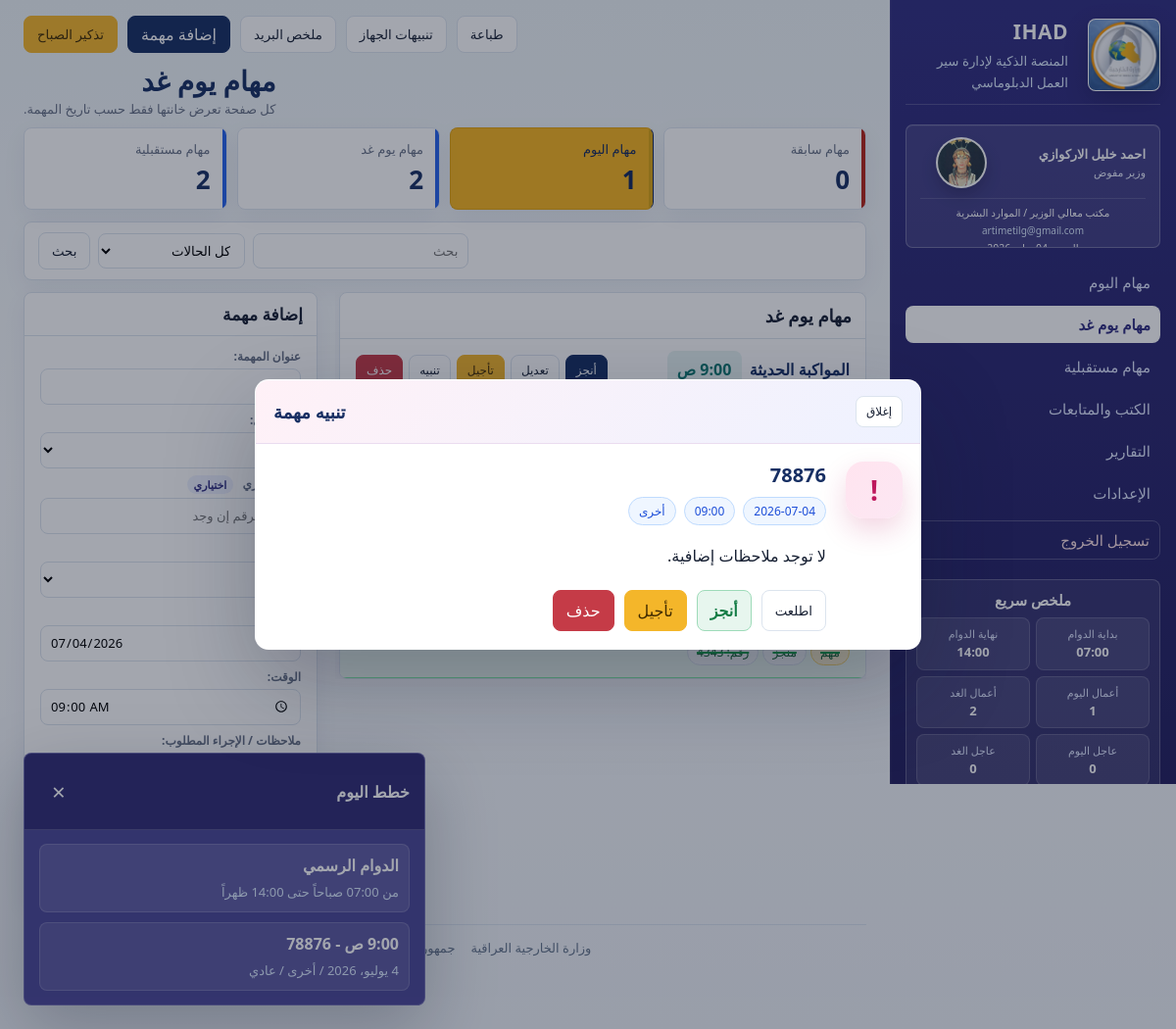
The page /tasks/?section=tomorrow (signed in) on the database its author committed.
### accounts/models.py (models this page shows, shortened)
class UserProfile(models.Model):
    class Role(models.TextChoices):
        ADMIN = 'ADMIN', 'Admin'
        DIRECTOR = 'DIRECTOR', 'Director'
        SECTION_HEAD = 'SECTION_HEAD', 'Section Head'
        EMPLOYEE = 'EMPLOYEE', 'Employee'
        VIEWER = 'VIEWER', 'Viewer'
    user = models.OneToOneField(settings.AUTH_USER_MODEL, on_delete=models.CASCADE, related_name='profile')
    role = models.CharField(max_length=20, choices=Role.choices, default=Role.EMPLOYEE)
    full_name = models.CharField(max_length=150)
    department = models.CharField(max_length=150)
    section = models.CharField(max_length=150, blank=True)
    job_title = models.CharField(max_length=150, blank=True)
    email_for_alerts = models.EmailField(blank=True)
    photo = models.ImageField(upload_to='profiles/', blank=True, null=True)
    first_school = models.CharField(max_length=150, blank=True)
    birth_city = models.CharField(max_length=150, blank=True)
    created_at = models.DateTimeField(auto_now_add=True)

### planner/models.py (models this page shows, shortened)
class Task(models.Model):
    class Type(models.TextChoices):
        REVIEW = 'REVIEW', 'مطالعة'
        INCOMING = 'INCOMING', 'كتاب وارد'
        OUTGOING = 'OUTGOING', 'كتاب صادر'
        CIRCULAR = 'CIRCULAR', 'إعمام'
        DELIBERATION = 'DELIBERATION', 'مداولة'
        FOLLOWUP = 'FOLLOWUP', 'متابعة'
        MEETING = 'MEETING', 'اجتماع'
        CALL = 'CALL', 'اتصال'
        OTHER = 'OTHER', 'أخرى'
    class Priority(models.TextChoices):
        NORMAL = 'NORMAL', 'عادي'
        IMPORTANT = 'IMPORTANT', 'مهم'
        URGENT = 'URGENT', 'عاجل'
    class Status(models.TextChoices):
        OPEN = 'OPEN', 'مفتوح'
        DONE = 'DONE', 'منجز'
        DEFERRED = 'DEFERRED', 'مؤجل'
        OVERDUE = 'OVERDUE', 'متأخر'
        CANCELLED = 'CANCELLED', 'ملغاة'
    user = models.ForeignKey(settings.AUTH_USER_MODEL, on_delete=models.CASCADE, related_name='tasks')
    title = models.CharField(max_length=220)
    task_type = models.CharField(max_length=24, choices=Type.choices, default=Type.OTHER)
    reference_number = models.CharField(max_length=80, blank=True)
    priority = models.CharField(max_length=20, choices=Priority.choices, default=Priority.NORMAL)
    status = models.CharField(max_length=20, choices=Status.choices, default=Status.OPEN)
    due_date = models.DateField(default=timezone.localdate)
    due_time = models.TimeField(default=time(9, 0))
    notes = models.TextField(blank=True)
    created_at = models.DateTimeField(auto_now_add=True)
    updated_at = models.DateTimeField(auto_now=True)
    class Meta:
        ordering = ['due_date', 'due_time', '-created_at']

### planner/views.py (the view)
# urls.py: path('', views.task_list, name='tasks'),
@login_required
def task_list(request):
    qs, q, status = _filtered_tasks(request)
    active_section = request.GET.get('section', 'today')
    if active_section not in ['past', 'today', 'tomorrow', 'future']:
        active_section = 'today'
    groups = _categorized_tasks(qs)
    book_count = qs.filter(task_type__in=OFFICIAL_TASK_TYPES).count()
    meeting_count = qs.filter(task_type=Task.Type.MEETING).count()
    return render(request, 'tasks.html', {
        'form': TaskForm(),
        'q': q,
        'status': status,
        'task_groups': groups,
        'active_section': active_section,
        'active_tasks': groups[active_section],
        'today_count': groups['today'].count(),
        'tomorrow_count': groups['tomorrow'].count(),
        'past_count': groups['past'].count(),
        'future_count': groups['future'].count(),
        'done_count': qs.filter(status=Task.Status.DONE).count(),
        'book_count': book_count,
        'meeting_count': meeting_count,
    })

### planner/forms.py
class TaskForm(forms.ModelForm):
    class Meta:
        model = Task
        fields = ('title', 'task_type', 'reference_number', 'priority', 'due_date', 'due_time', 'notes')
        widgets = {
            'due_date': forms.DateInput(attrs={'type': 'date'}),
            'due_time': forms.TimeInput(attrs={'type': 'time'}),
        }
        labels = {
            'title': 'عنوان المهمة',
            'task_type': 'نوع العمل',
            'reference_number': 'رقم الكتاب إن وجد',
            'priority': 'الأولوية',
            'due_date': 'التاريخ',
            'due_time': 'الوقت',
            'notes': 'ملاحظات / الإجراء المطلوب',
        }

### accounts/utils.py (called while the page is built, shortened)
def profile_for(user):
    return getattr(user, 'profile', None)

def role_for(user):
    if user.is_superuser:
        return UserProfile.Role.ADMIN
    profile = profile_for(user)
    return profile.role if profile else UserProfile.Role.EMPLOYEE

def visible_users(user):
    User = get_user_model()
    role = role_for(user)
    profile = profile_for(user)
    if role == UserProfile.Role.ADMIN:
        return User.objects.all()

def restrict_queryset(queryset, user):
    return queryset.filter(user__in=visible_users(user))

### planner/views.py (called while the page is built)
def _base_tasks(user):
    return restrict_queryset(Task.objects.all(), user)

def _categorized_tasks(qs):
    today = timezone.localdate()
    tomorrow = today + timedelta(days=1)
    return {
        'past': qs.filter(due_date__lt=today),
        'today': qs.filter(due_date=today),
        'tomorrow': qs.filter(due_date=tomorrow),
        'future': qs.filter(due_date__gt=tomorrow),
    }

def _filtered_tasks(request):
    qs = _base_tasks(request.user)
    q = request.GET.get('q', '').strip()
    status = request.GET.get('status', '')
    if q:
        qs = qs.filter(Q(title__icontains=q) | Q(notes__icontains=q) | Q(reference_number__icontains=q))
    if status:
        qs = qs.filter(status=status)
    return qs, q, status

### templates/tasks.html (shortened to what this page needs)
{% extends 'base.html' %}
{% block content %}
<div class="top page-title-row">
  <div>
    <h1>{% if active_section == 'past' %}مهام سابقة{% elif active_section == 'tomorrow' %}مهام يوم غد{% elif active_section == 'future' %}مهام مستقبلية{% else %}مهام اليوم{% endif %}</h1>
    <p>كل صفحة تعرض خانتها فقط حسب تاريخ المهمة.</p>
  </div>
</div>
<div class="stats dashboard-stats task-order-rtl">
  <a class="stat red stat-link" href="{% url 'planner:tasks' %}?section=past"><span>مهام سابقة</span><strong>{{ past_count }}</strong></a>
  <a class="stat gold stat-link task-stat-today" href="{% url 'planner:tasks' %}?section=today"><span>مهام اليوم</span><strong>{{ today_count }}</strong></a>
  <a class="stat blue stat-link" href="{% url 'planner:tasks' %}?section=tomorrow"><span>مهام يوم غد</span><strong>{{ tomorrow_count }}</strong></a>
  <a class="stat blue stat-link" href="{% url 'planner:tasks' %}?section=future"><span>مهام مستقبلية</span><strong>{{ future_count }}</strong></a>
</div>
<div class="panel filter-panel">
  <form method="get" class="sort-row">
    <input name="q" value="{{ q }}" placeholder="بحث">
    <select name="status">
      <option value="">كل الحالات</option>
    </select>
    <button class="btn">بحث</button>
  </form>
</div>
<div class="grid tasks-grid">
  <section class="tasks-stack">
    {% if active_section == 'past' %}
      {% include 'tasks_section.html' with section_id='past' title='مهام سابقة' tasks=active_tasks empty='لا توجد مهام سابقة.' %}
    {% elif active_section == 'tomorrow' %}
      {% include 'tasks_section.html' with section_id='tomorrow' title='مهام يوم غد' tasks=active_tasks empty='لا توجد مهام ليوم غد.' %}
    {% elif active_section == 'future' %}
      {% include 'tasks_section.html' with section_id='future' title='مهام مستقبلية' tasks=active_tasks empty='لا توجد مهام مستقبلية.' %}
    {% else %}
      {% include 'tasks_section.html' with section_id='today' title='مهام اليوم' tasks=active_tasks empty='لا توجد مهام لهذا اليوم.' %}
    {% endif %}
  </section>
  <section class="panel side-form">
    <div class="head"><h3>{% if editing %}تعديل مهمة{% else %}إضافة مهمة{% endif %}</h3></div>
    <form method="post" action="{% if editing %}{% url 'planner:task_edit' editing.pk %}{% else %}{% url 'planner:task_add' %}{% endif %}" class="form-box inline">
      {{ form.as_p }}
      <button class="primary">{% if editing %}حفظ التعديل{% else %}حفظ المهمة{% endif %}</button>
    </form>
  </section>
</div>
{% endblock %}

### templates/base.html (shortened to what this page needs)
{% load static %}<!doctype html>
<html lang="ar" dir="rtl">
<head>
  <link rel="stylesheet" href="{% static 'css/app.css' %}?v=20260630-2325">
</head>
<body>
{% if user.is_authenticated %}
<div class="app-shell">
  <aside class="side mofa-side">
    <div class="brand vertical-brand">
      <img src="{% static 'img/logo.jpg' %}" alt="وزارة الخارجية">
      <div><h3>IHAD</h3><small>المنصة الذكية لإدارة سير العمل الدبلوماسي</small></div>
    </div>
    {% if current_profile %}
    <div class="employee-card employee-card-clean">
      <div class="employee-topline">
        <div class="employee-text">
          <strong>{{ current_profile.full_name }}</strong>
          <span>{{ current_profile.job_title|default:'العنوان الوظيفي غير محدد' }}</span>
        </div>
        {% if current_profile.photo %}<img src="{{ current_profile.photo.url }}" alt="الصورة الشخصية" class="profile-photo">{% else %}<div class="profile-avatar">ش</div>{% endif %}
      </div>
      <div class="employee-details">
        <span>{{ current_profile.department }}{% if current_profile.section %} / {{ current_profile.section }}{% endif %}</span>
        {% if current_profile.email_for_alerts %}<span>{{ current_profile.email_for_alerts }}</span>{% endif %}
        <span>{{ current_date|date:'l d F Y' }}</span>
      </div>
    </div>
    {% endif %}
    <nav class="nav-menu">
      {% with active_section=request.GET.section|default:'today' active_namespace=request.resolver_match.namespace active_url=request.resolver_match.url_name %}
      <a href="{% url 'planner:tasks' %}?section=today" class="{% if active_namespace == 'planner' and active_section == 'today' %}active-nav{% endif %}">مهام اليوم</a>
      <a href="{% url 'planner:tasks' %}?section=tomorrow" class="{% if active_namespace == 'planner' and active_section == 'tomorrow' %}active-nav{% endif %}">مهام يوم غد</a>
      {% if quick_summary.future_count %}<a href="{% url 'planner:tasks' %}?section=future" class="{% if active_namespace == 'planner' and active_section == 'future' %}active-nav{% endif %}">مهام مستقبلية</a>{% endif %}
      <a href="{% url 'books:books' %}" class="{% if active_namespace == 'books' %}active-nav{% endif %}">الكتب والمتابعات</a>
      <a href="{% url 'reports:reports' %}" class="{% if active_namespace == 'reports' %}active-nav{% endif %}">التقارير</a>
      <a href="{% url 'settings' %}" class="{% if active_url == 'settings' %}active-nav{% endif %}">الإعدادات</a>
      <a href="{% url 'accounts:logout' %}" class="logout-nav" onclick="return confirmLogout(event, this.href)">تسجيل الخروج</a>
      {% endwith %}
    </nav>
    {% if quick_summary %}
    <section class="quick-summary compact-summary">
      <strong>ملخص سريع</strong>
      <div class="mini-grid">
        <span>بداية الدوام<br><b>{{ quick_summary.work_start }}</b></span>
        <span>نهاية الدوام<br><b>{{ quick_summary.work_end }}</b></span>
        <span>أعمال اليوم<br><b>{{ quick_summary.today_count }}</b></span>
        <span>أعمال الغد<br><b>{{ quick_summary.tomorrow_count }}</b></span>
        <span>عاجل اليوم<br><b>{{ quick_summary.urgent_today }}</b></span>
        <span>عاجل الغد<br><b>{{ quick_summary.urgent_tomorrow }}</b></span>
      </div>
    </section>
    {% endif %}
  </aside>
  <main class="main">
    <div class="toolbar top-actions">
      <button class="btn gold" type="button" onclick="showStartupPanel()">تذكير الصباح</button>
      <a class="btn primary" href="{% url 'planner:tasks' %}">إضافة مهمة</a>
      <button class="btn" type="button" onclick="showMailSummary()">ملخص البريد</button>
      <button class="btn" type="button" onclick="enableDeviceNotifications()">تنبيهات الجهاز</button>
      <button class="btn" type="button" onclick="window.print()">طباعة</button>
    </div>
    {% block content %}{% endblock %}
    <footer class="ihad-main-footer"><span>وزارة الخارجية العراقية</span><span>جمهورية العراق</span><span>الإصدار 2.2</span></footer>
  </main>
</div>
<div class="planner-alert-backdrop" id="plannerAlert" aria-hidden="true">
  <section class="planner-alert-dialog">
    <div class="planner-alert-head"><button type="button" class="btn small" data-alert-close>إغلاق</button><h3 id="alertTitle">تنبيه</h3></div>
    <div class="planner-alert-body"><div class="alert-card"><div class="alert-icon" id="alertIcon">!</div><div class="alert-main"><h4 id="alertItemTitle"></h4><div class="alert-meta"><span id="alertDate"></span><span id="alertTime"></span><span id="alertMeta"></span></div><p id="alertNotes"></p><div class="toolbar alert-actions"><button type="button" class="btn" data-alert-close>اطلعت</button><a class="btn green" id="alertDone" href="#">أنجز</a><a class="btn gold" id="alertDefer" href="#">تأجيل</a><a class="btn danger" id="alertDelete" href="#">حذف</a></div></div></div></div>
  </section>
</div>
<section class="startup-panel" id="startupPanel">
  <div class="startup-head"><strong>خطط اليوم</strong><button type="button" aria-label="إغلاق" onclick="hideStartupPanel()">×</button></div>
  <div class="startup-body">
    <div class="startup-item official"><strong>الدوام الرسمي</strong><span>من 07:00 صباحاً حتى 14:00 ظهراً</span></div>
    {% for task in startup_tasks %}<div class="startup-item"><strong>{{ task.due_time }} - {{ task.title }}</strong><span>{{ task.due_date }} / {{ task.get_task_type_display }} / {{ task.get_priority_display }}</span></div>{% empty %}<div class="startup-item"><strong>لا توجد مهام حالية</strong><span>يمكنك إضافة مهام اليوم من صفحة مهام اليوم.</span></div>{% endfor %}
  </div>
</section>
{% else %}
  {% block auth_content %}{% endblock %}
{% endif %}
</body>
</html>

### templates/tasks_section.html
<section class="panel task-section" id="{{ section_id }}">
  <div class="head"><h3>{{ title }}</h3></div>
  {% for task in tasks %}
  <div class="task-card {% if task.status == 'DONE' %}task-done{% endif %}">
    <div class="task-main">
      <div class="task-title"><strong>{{ task.title }}</strong><span class="time-pill">{{ task.due_time }}</span></div>
      <p>{{ task.notes|default:'لا توجد ملاحظات إضافية.' }}</p>
      <span class="pill">{{ task.get_task_type_display }}</span>
      <span class="pill datepill">{{ task.due_date }}</span>
      <span class="pill {{ task.priority|lower }}">{{ task.get_priority_display }}</span>
      <span class="pill">{{ task.get_status_display }}</span>
      {% if task.reference_number %}<span class="pill">رقم: {{ task.reference_number }}</span>{% endif %}
    </div>
    <div class="task-actions">
      <a class="btn primary small" href="{% url 'planner:task_done' task.pk %}">أنجز</a>
      <a class="btn small" href="{% url 'planner:task_edit' task.pk %}?next={{ request.get_full_path|urlencode }}">تعديل</a>
      <a class="btn gold small" href="{% url 'planner:task_defer' task.pk %}">تأجيل</a>
      <button class="btn small" type="button" onclick="showPlannerAlertFromButton(this)" data-kind="task" data-key="manual-task-{{ task.pk }}" data-title="{{ task.title|escape }}" data-date="{{ task.due_date|date:'Y-m-d' }}" data-time="{{ task.due_time|time:'H:i' }}" data-meta="{{ task.get_task_type_display|escape }}" data-notes="{{ task.notes|default:'لا توجد ملاحظات إضافية.'|escape }}" data-done-url="{% url 'planner:task_done' task.pk %}" data-defer-url="{% url 'planner:task_defer' task.pk %}" data-delete-url="{% url 'planner:task_delete' task.pk %}">تنبيه</button>
      <a class="btn danger small" href="{% url 'planner:task_delete' task.pk %}">حذف</a>
    </div>
  </div>
  {% empty %}<div class="content">{{ empty }}</div>{% endfor %}
</section>

### rows shown on the page
UserProfile: full_name "احمد خليل الاركوازي", job_title "وزير مفوض", photo (picture), department "مكتب معالي الوزير", section "الموارد البشرية", email_for_alerts "artimetilg@gmail.com"
Task: title "المواكبة الحديثة", due_time "9:00 ص"
Task: priority "مهم", status "منجز", reference_number "4343"
Task: due_time "9:00 ص", title "78876", due_date "4 يوليو، 2026", task_type "أخرى", priority "عادي"

### other values the page prints
{{ quick_summary.work_start }} "07:00"
{{ quick_summary.work_end }} "14:00"
{{ quick_summary.today_count }} "1"
{{ quick_summary.tomorrow_count }} "2"
{{ quick_summary.urgent_today }} "0"
{{ quick_summary.urgent_tomorrow }} "0"
{{ past_count }} "0"
{{ today_count }} "1"
{{ tomorrow_count }} "2"
{{ future_count }} "2"
{{ title }} "مهام يوم غد"
